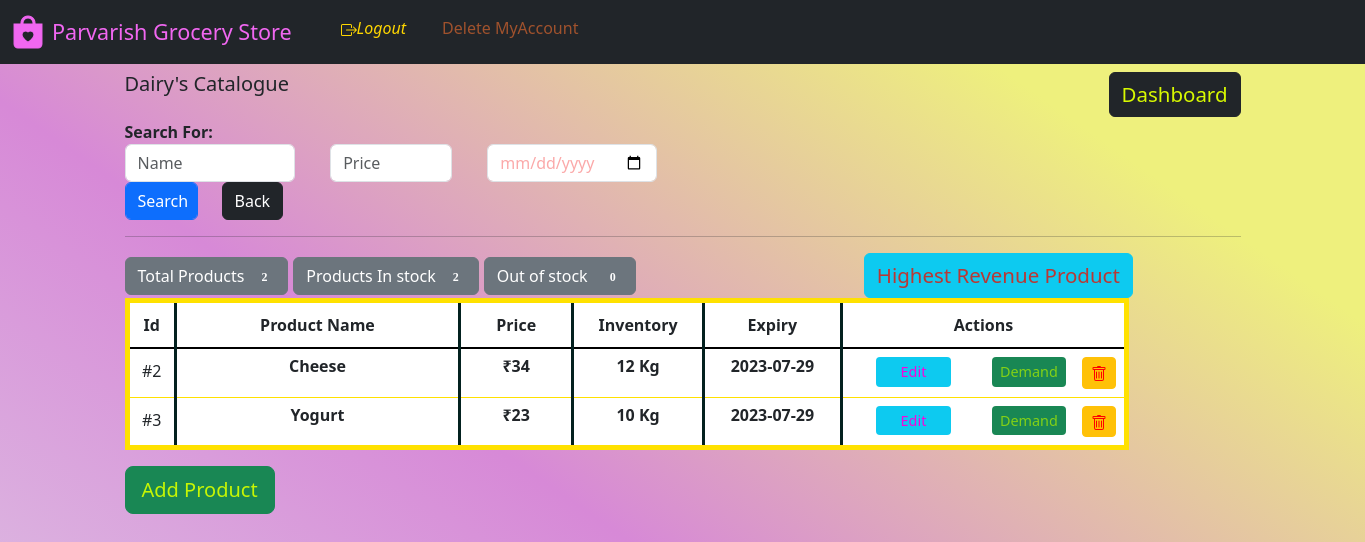
The app's page /manager_dash/category_catalog/2 with its own data.
### website/model.py (models this page shows)
class Category(db.Model):
    category_Name = db.Column(db.String(), nullable=False, unique=True)
    category_Id = db.Column(db.Integer(), primary_key=True)
    description = db.Column(db.String())
    managedBy_Id = db.Column(db.Integer(), db.ForeignKey('store.id'))
    catalog = db.relationship('Product', backref='parent')

class Product(db.Model):
    product_id = db.Column(db.Integer(), primary_key=True)
    product_Name = db.Column(db.String(), nullable=False)
    metric_Unit = db.Column(db.String(), nullable=False)
    rate = db.Column(db.Integer(), nullable=False)
    rate_perUnit = db.Column(db.String(), nullable=False)
    stock = db.Column(db.Integer(), nullable=False)
    expiredBy = db.Column(db.String(), nullable=False)
    category_Id = db.Column(db.String(), db.ForeignKey('category.category_Id'))

### website/views.py (the view, shortened to what this page needs)
@login_required
@Views.route('/manager_dash/category_catalog/<int:id>', methods=["GET", "POST"])
def Category_catalog(id):
    category = Category.query.get(id)
    products = Product.query.filter(Product.category_Id == id).order_by(
        Product.expiredBy.asc()).all()
    produce = Product.query.filter(Product.category_Id == id).all()
    m = 0
    date1 = str(date.today())
    print(date1)
    expired_dates = set()
    for pro in produce:
        if pro.stock > 0:
            m += 1
        if pro.expiredBy <= date1:
            expired_dates.add(pro.expiredBy)
    if os.path.isfile('website/static/BestProduct.png'):
        os.remove('website/static/BestProduct.png')
    pd_3(category.category_Name)
    return render_template('category_catalog.html', name=category.category_Name, category_id=category.category_Id, products=products, product_instock=m, expired_dates=expired_dates)

### website/templates/category_catalog.html (shortened to what this page needs)
{% extends "base.html" %} {% block title %}Added Products{% endblock %}{% block
logout %}
<span
              id="logout"
              style="display: block inline-block; width: 600px"
            >
              <span style="margin: auto"
                ><i
                  ><a
                    class="nav-item nav-link"
                    style="float: left; color: rgb(255, 215, 0)"
                    href="/logout"
                    style="display: block; width: 10%; margin-left: 0px"
                    >Logout</a
                  ></i
                ></span
              ><span style="margin: auto"
                ><a
                  class="nav-item nav-link"
                  style="
                    float: left;
                    color: rgb(160, 82, 45);
                    width: 60%;
                    margin-left: 20px;
                  "
                  href="/delete_account/{{id}}"
                  onclick="return confirm('Are you sure you want to delete the account?');"
                  >Delete MyAccount</a
                ></span
              ></span
            >
{% endblock %} {% block content %}<section>
<h5>
  <span style="float: left">{{ name }}'s Catalogue </span>
</h5><h6>
  <span style="float: right"
    ><a class="btn btn-dark" style="color: rgb(216, 249, 1); font-size: 1.5vw;text-decoration: none;" href="{{ url_for('views.Dash_manager') }}">Dashboard</a></span
  >
</h6><br></br>
<div class="col-6">
  <div class="col-2" ><strong>Search For: </strong></div>
  <form action="{{ url_for('views.Category_catalog',id=category_id) }}" method="POST" autocomplete="off">
    <div class="row">
      <div class="col-4">
        <input type="text" class="form-control" value="" name="search" id="search" placeholder="Name" />
      </div>
      <div class="col-3" style="margin-left:2%">
        <input type="text" class="form-control" value="" name="search2" placeholder="Price" />
      </div>
      <div class="col-4" style="margin-left:2%">
        <input type="date" style="color:rgb(251, 169, 169);" value=""class="form-control" name="date" id="date" placeholder="Expiry" />
      </div>
      <div class="col-2" align="left">
        <input type="submit" class="form-control btn btn-primary" value="Search"  />
      </div>
      <div class="col-3" align="left"><button type="submit" class="btn btn-dark" formaction="{{ url_for('views.Category_catalog',id=category_id) }}">
        Back </button>
      </div>
    </form>
    </div>
  </div>
<hr /></section>
<section>
{% if products|length == 0 %}
  <div class="alert alert-warning" role="alert">
    <p>No Product found.</p>
    Press
    <a class="btn btn-dark btn-sm"
      href="/manager_dash/category_create/{{ category_id }}"
      class="alert-link"
      style="
        color: rgb(153, 43, 226);
          padding: 10px 10px; text-decoration: none;
      "
      >'Add Product'</a
    >
    to add a new product in this catefory
  </div>
  {% else %}
  <div><span>
  <button type="button" STYLE="font-family:'Verdana',margin-left = 5px;"class="btn btn-secondary">
    Total Products <span STYLE="font-family:'Verdana';margin-left :5px;" class="badge badge-light">{{ products|length }}</span>
  </button></span><span STYLE="margin-left: 5px;"><button type="button" STYLE="font-family:'Verdana',margin-left = 5px;"class="btn btn-secondary">
    Products In stock <span STYLE="font-family:'Verdana';margin-left : 5px;" class="badge badge-light">{{ product_instock }}</span>
  </button></span>
  <span><button type="button" STYLE="font-family:'Verdana',margin-left = 5px;"class="btn btn-secondary">
    Out of stock <span STYLE="font-family:'Verdana';margin-left : 10px" class="badge badge-light">{{ products|length - product_instock }}</span>
  </button></span>
  <span>
  <button type="button" class="btn btn-info" style="margin-left: 20%;color: rgba(227, 21, 7, 0.809); font-size: 1.5vw;text-decoration: none;" data-toggle="modal" data-target="#exampleModalCenter3">
    Highest Revenue Product
  </button>
  </span></div>
  <table
  class="table table-hover"
    style="
      border: 5px solid rgb(255, 225, 0);
      width: 90%;
    "
  ><thead class="thead-dark">
    <tr align="center" style="border-bottom: 2px solid black">
      <th
        style="
          padding: 10px 10px;
          width: 5%;
          border-right: 3px solid rgb(3, 33, 31);
        "
      >
        Id
      </th>
      <th
        style="
          border-right: 3px solid rgb(3, 33, 31);
          padding: 10px 10px;
          width: 35%;
        "
      >
        Product Name
      </th>
      <th
        style="
          border-right: 3px solid rgb(3, 33, 31);
          padding: 10px 10px;
          width: 13%;
        "
      >
        Price
      </th>
      <th
        style="
          border-right: 3px solid rgb(3, 33, 31);
          padding: 10px 10px;
          width: 14%;
        "
      >
        Inventory
      </th>
      <th
        style="
          border-right: 3px solid rgb(3, 33, 31);
          padding: 10px 10px;
          width: 16%;
        "
      >
        Expiry
      </th>
      <th style=" padding: 10px 10px; width: 50%" colspan="3">
        Actions
      </th>
    </tr></thead>
    {% for variety in products %}
    <tbody>
    <tr align="center" style="width: 100%">
      <td style="padding: 10px; border-right: 3px solid rgb(3, 33, 31)">
        #{{ variety.product_id }}
      </td>
      <td
        style=" padding: 5px; border-right: 3px solid rgb(3, 33, 31)"
      >
        <strong
          >{{ variety.product_Name }}
          </strong
        >
      </td>
      <td
        style=" padding: 5px; border-right: 3px solid rgb(3, 33, 31)"
      >
        <strong
          >&#8377;{{ variety.rate}}
          </strong
        >
      </td>
      {% if variety.stock == 0 %}
      <td class="table-danger"
        style=" padding: 5px; border-right: 3px solid rgb(3, 33, 31)"
      >
        <strong
          >{{ variety.stock }} {{ variety.metric_Unit }}
          </strong
        >
      </td>
      {% else %}
      <td
        style=" padding: 5px; border-right: 3px solid rgb(3, 33, 31)"
      >
        <strong
          >{{ variety.stock }} {{ variety.metric_Unit }}
          </strong
        >
      </td>
      {% endif %}
      {% if variety.expiredBy in expired_dates  %}
      <td class="table-danger"
      style=" padding: 5px; border-right: 3px solid rgb(3, 33, 31)"
    >
      <strong
        >{{ variety.expiredBy }}
        </strong
      >
    </td>{% else %}
      <td
      style=" padding: 5px; border-right: 3px solid rgb(3, 33, 31)"
    >
      <strong
        >{{ variety.expiredBy }}
        </strong
      >
    </td>
    {% endif %}
    <span>
      <td style="width: 25%">
        <a class="btn btn-info btn-sm" style="width:60%;color:rgb(246, 5, 218);font-size: 0.9em;border:3px;"  href="/manager_dash/update_item/{{ variety.product_id }}"
          >Edit</a
        >
      </td></span><span><span><td style="width: 80%">
      <a class="btn btn-success btn-sm" style="margin: 0px;color: rgba(157, 227, 7, 0.809); font-size: 0.9em;text-decoration: none;border:0px" href="/manager_dash/demand_item/{{ variety.product_Name }}">
        Demand
      </a>
    </td></span>
      <td >
        <a class="btn btn-warning btn-sm"  onclick="return confirm('Are you sure to delete?')" style="width:100%; color: red;text-decoration: none;font-size: 0.9em"  href="/manager_dash/delete_product/{{ variety.product_id }}"></a>
      </td></span>
    </tr></tbody>
    {% endfor %}
  </table>
  <strong><a align=center class="btn btn-success btn-lg" style="color:rgb(198, 246, 4)" href="/manager_dash/category_create/{{ category_id }}" style="text-decoration: none;"
    >Add Product</a
  ></strong>
  <br></br>
  {% endif %}
</div></section>
{% endblock %}

### website/templates/base.html (style rules this page uses)
html { scroll-behavior: smooth; }
body { height: 1200px; background: linear-gradient( 35deg, #e2ecec 0%, #d789d7 51%, #eef07d 85% ); }

### records on screen
Category: category_Name "Dairy"
Product: product_id "2", product_Name "Cheese", rate "34", stock "12", metric_Unit "Kg", expiredBy "2023-07-29"
Product: product_id "3", product_Name "Yogurt", rate "23", stock "10", metric_Unit "Kg", expiredBy "2023-07-29"

### other values on screen
{{ products|length }} "2"
{{ product_instock }} "2"
{{ products|length - product_instock }} "0"
